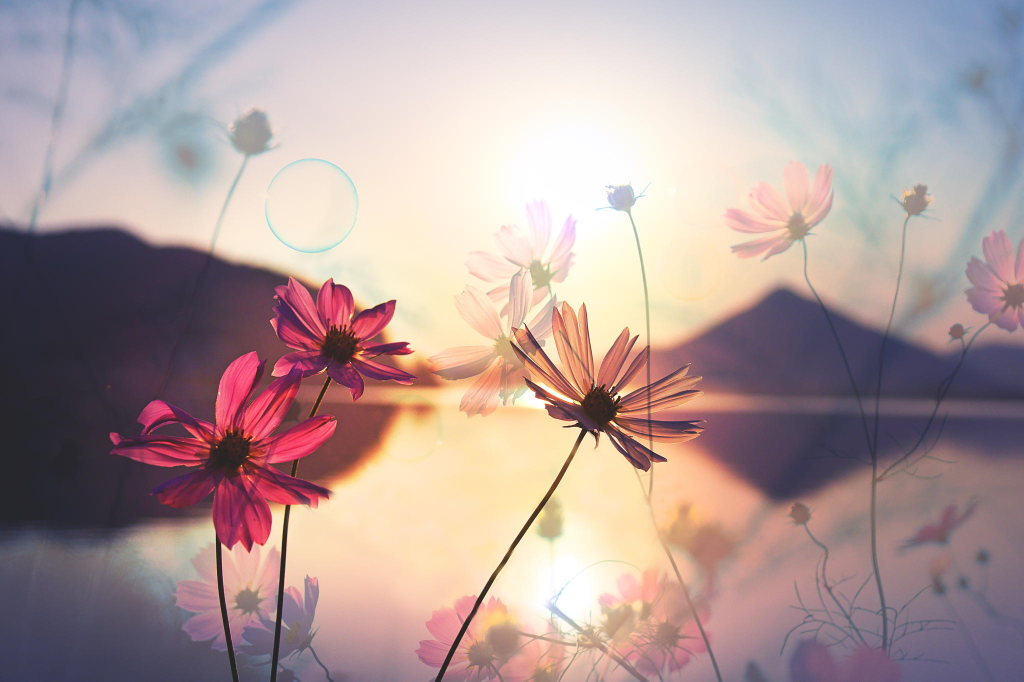
#> input picture 201610/day14/beauty.jpg, 2048 x 1363 px (shown at 1/2 size)
$ python install3.py
#> lines starting #> are read from the running program, lines starting #| are printed output that depends on the picture
__author__ = 'A-mdx'

# 安装第三方库，使用。

# 图片压缩

from PIL import Image
im = Image.open('beauty.jpg')
#> im is the input picture: PIL image 2048x1363 RGB; mean R, G, B 175.5, 155.5, 154.6
print(im)
#| <PIL.JpegImagePlugin.JpegImageFile image mode=RGB size=2048x1363 at 0x7F65BC0CBC90>
print('----------------------------------')
print(im.format,im.size,im.mode)
#| JPEG (2048, 1363) RGB

# 压缩了，10倍

im.thumbnail((204,136))
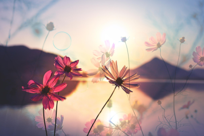
#> im: PIL image 204x136 RGB; mean R, G, B 175.5, 155.5, 154.5
im.save('thumb.jpg','JPEG')
